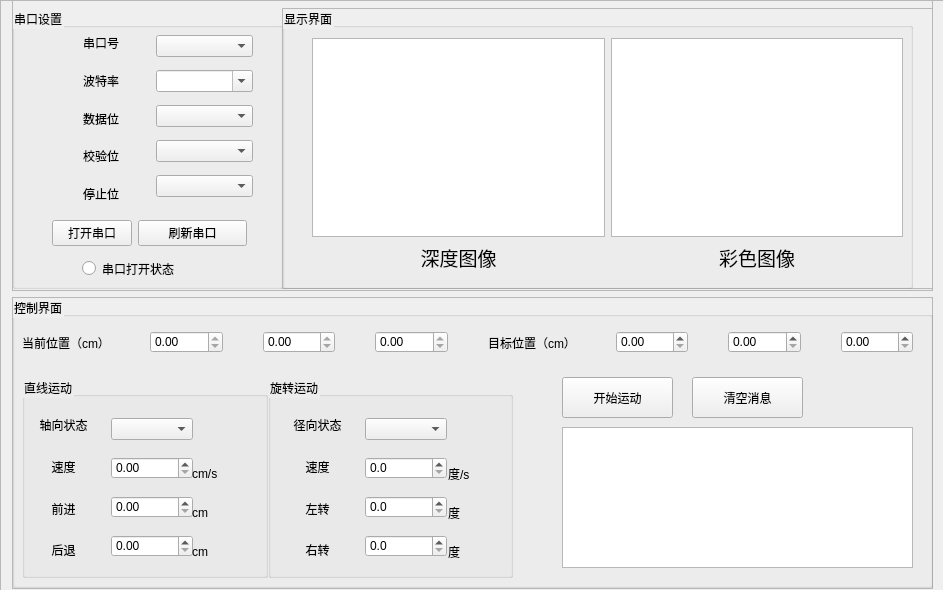
<?xml version="1.0" encoding="UTF-8"?>
<ui version="4.0">
 <class>Widget</class>
 <widget class="QWidget" name="Widget">
  <property name="geometry">
   <rect>
    <x>0</x>
    <y>0</y>
    <width>943</width>
    <height>590</height>
   </rect>
  </property>
  <property name="windowTitle">
   <string>Widget</string>
  </property>
  <property name="styleSheet">
   <string notr="true">QGroupBox::title {
    font-size: 50px;
}</string>
  </property>
  <widget class="QFrame" name="frame">
   <property name="geometry">
    <rect>
     <x>0</x>
     <y>0</y>
     <width>951</width>
     <height>591</height>
    </rect>
   </property>
   <property name="frameShape">
    <enum>QFrame::StyledPanel</enum>
   </property>
   <property name="frameShadow">
    <enum>QFrame::Raised</enum>
   </property>
   <widget class="QWidget" name="layoutWidget">
    <property name="geometry">
     <rect>
      <x>12</x>
      <y>-2</y>
      <width>921</width>
      <height>591</height>
     </rect>
    </property>
    <layout class="QVBoxLayout" name="verticalLayout">
     <item>
      <widget class="QFrame" name="frame_3">
       <property name="sizePolicy">
        <sizepolicy hsizetype="Expanding" vsizetype="Expanding">
         <horstretch>0</horstretch>
         <verstretch>3</verstretch>
        </sizepolicy>
       </property>
       <property name="frameShape">
        <enum>QFrame::StyledPanel</enum>
       </property>
       <property name="frameShadow">
        <enum>QFrame::Raised</enum>
       </property>
       <widget class="QWidget" name="layoutWidget_2">
        <property name="geometry">
         <rect>
          <x>0</x>
          <y>0</y>
          <width>921</width>
          <height>341</height>
         </rect>
        </property>
        <layout class="QHBoxLayout" name="horizontalLayout">
         <item>
          <widget class="QFrame" name="frame_4">
           <property name="sizePolicy">
            <sizepolicy hsizetype="Expanding" vsizetype="Expanding">
             <horstretch>2</horstretch>
             <verstretch>0</verstretch>
            </sizepolicy>
           </property>
           <property name="frameShape">
            <enum>QFrame::StyledPanel</enum>
           </property>
           <property name="frameShadow">
            <enum>QFrame::Raised</enum>
           </property>
           <widget class="QGroupBox" name="groupBox_Serial">
            <property name="geometry">
             <rect>
              <x>0</x>
              <y>10</y>
              <width>271</width>
              <height>281</height>
             </rect>
            </property>
            <property name="sizePolicy">
             <sizepolicy hsizetype="Expanding" vsizetype="Expanding">
              <horstretch>0</horstretch>
              <verstretch>0</verstretch>
             </sizepolicy>
            </property>
            <property name="styleSheet">
             <string notr="true">QGroupBox::title {
    font-size: 50px;
}</string>
            </property>
            <property name="title">
             <string>串口设置</string>
            </property>
            <widget class="QRadioButton" name="radioButton_State">
             <property name="geometry">
              <rect>
               <x>70</x>
               <y>250</y>
               <width>141</width>
               <height>21</height>
              </rect>
             </property>
             <property name="styleSheet">
              <string notr="true">font: 10pt &quot;楷体&quot;;
pressed{background-color: pink;}</string>
             </property>
             <property name="text">
              <string>串口打开状态</string>
             </property>
             <property name="iconSize">
              <size>
               <width>25</width>
               <height>25</height>
              </size>
             </property>
             <property name="checked">
              <bool>false</bool>
             </property>
            </widget>
            <widget class="QWidget" name="layoutWidget_3">
             <property name="geometry">
              <rect>
               <x>40</x>
               <y>20</y>
               <width>201</width>
               <height>181</height>
              </rect>
             </property>
             <layout class="QHBoxLayout" name="horizontalLayout_2">
              <item>
               <layout class="QVBoxLayout" name="verticalLayout_2">
                <property name="spacing">
                 <number>8</number>
                </property>
                <item>
                 <widget class="QLabel" name="label_Serial">
                  <property name="text">
                   <string>串口号</string>
                  </property>
                  <property name="alignment">
                   <set>Qt::AlignCenter</set>
                  </property>
                 </widget>
                </item>
                <item>
                 <widget class="QLabel" name="label_Baud">
                  <property name="text">
                   <string>波特率</string>
                  </property>
                  <property name="textFormat">
                   <enum>Qt::PlainText</enum>
                  </property>
                  <property name="scaledContents">
                   <bool>true</bool>
                  </property>
                  <property name="alignment">
                   <set>Qt::AlignCenter</set>
                  </property>
                 </widget>
                </item>
                <item>
                 <widget class="QLabel" name="label_Data">
                  <property name="sizePolicy">
                   <sizepolicy hsizetype="Preferred" vsizetype="Preferred">
                    <horstretch>0</horstretch>
                    <verstretch>0</verstretch>
                   </sizepolicy>
                  </property>
                  <property name="layoutDirection">
                   <enum>Qt::LeftToRight</enum>
                  </property>
                  <property name="text">
                   <string>数据位</string>
                  </property>
                  <property name="alignment">
                   <set>Qt::AlignCenter</set>
                  </property>
                 </widget>
                </item>
                <item>
                 <widget class="QLabel" name="label_Parity">
                  <property name="sizePolicy">
                   <sizepolicy hsizetype="Preferred" vsizetype="Preferred">
                    <horstretch>1</horstretch>
                    <verstretch>0</verstretch>
                   </sizepolicy>
                  </property>
                  <property name="layoutDirection">
                   <enum>Qt::RightToLeft</enum>
                  </property>
                  <property name="text">
                   <string>校验位</string>
                  </property>
                  <property name="alignment">
                   <set>Qt::AlignCenter</set>
                  </property>
                 </widget>
                </item>
                <item>
                 <widget class="QLabel" name="label_Stop">
                  <property name="sizePolicy">
                   <sizepolicy hsizetype="Preferred" vsizetype="Preferred">
                    <horstretch>1</horstretch>
                    <verstretch>0</verstretch>
                   </sizepolicy>
                  </property>
                  <property name="cursor">
                   <cursorShape>ArrowCursor</cursorShape>
                  </property>
                  <property name="text">
                   <string>停止位</string>
                  </property>
                  <property name="alignment">
                   <set>Qt::AlignCenter</set>
                  </property>
                 </widget>
                </item>
               </layout>
              </item>
              <item>
               <layout class="QVBoxLayout" name="verticalLayout_3">
                <item>
                 <widget class="QComboBox" name="comboBox_Serial"/>
                </item>
                <item>
                 <widget class="QComboBox" name="comboBox_Baud">
                  <property name="sizePolicy">
                   <sizepolicy hsizetype="Minimum" vsizetype="Fixed">
                    <horstretch>0</horstretch>
                    <verstretch>0</verstretch>
                   </sizepolicy>
                  </property>
                  <property name="cursor">
                   <cursorShape>ArrowCursor</cursorShape>
                  </property>
                  <property name="editable">
                   <bool>true</bool>
                  </property>
                  <property name="sizeAdjustPolicy">
                   <enum>QComboBox::AdjustToContentsOnFirstShow</enum>
                  </property>
                  <property name="minimumContentsLength">
                   <number>5</number>
                  </property>
                 </widget>
                </item>
                <item>
                 <widget class="QComboBox" name="comboBox_Data">
                  <property name="sizePolicy">
                   <sizepolicy hsizetype="Preferred" vsizetype="Fixed">
                    <horstretch>0</horstretch>
                    <verstretch>0</verstretch>
                   </sizepolicy>
                  </property>
                  <property name="layoutDirection">
                   <enum>Qt::LeftToRight</enum>
                  </property>
                 </widget>
                </item>
                <item>
                 <widget class="QComboBox" name="comboBox_Parity"/>
                </item>
                <item>
                 <widget class="QComboBox" name="comboBox_Stop"/>
                </item>
               </layout>
              </item>
             </layout>
            </widget>
            <widget class="QWidget" name="layoutWidget">
             <property name="geometry">
              <rect>
               <x>40</x>
               <y>210</y>
               <width>195</width>
               <height>30</height>
              </rect>
             </property>
             <layout class="QHBoxLayout" name="horizontalLayout_8">
              <item>
               <widget class="QPushButton" name="pushButton_OpenorClose">
                <property name="sizePolicy">
                 <sizepolicy hsizetype="Preferred" vsizetype="Fixed">
                  <horstretch>0</horstretch>
                  <verstretch>0</verstretch>
                 </sizepolicy>
                </property>
                <property name="styleSheet">
                 <string notr="true">font: 700 9pt &quot;Microsoft YaHei UI&quot;;</string>
                </property>
                <property name="text">
                 <string>打开串口</string>
                </property>
               </widget>
              </item>
              <item>
               <widget class="QPushButton" name="pushButton_Refresh">
                <property name="sizePolicy">
                 <sizepolicy hsizetype="Expanding" vsizetype="Fixed">
                  <horstretch>0</horstretch>
                  <verstretch>0</verstretch>
                 </sizepolicy>
                </property>
                <property name="styleSheet">
                 <string notr="true">font: 700 9pt &quot;Microsoft YaHei UI&quot;;</string>
                </property>
                <property name="text">
                 <string>刷新串口</string>
                </property>
               </widget>
              </item>
             </layout>
            </widget>
           </widget>
           <widget class="QFrame" name="frame_5">
            <property name="geometry">
             <rect>
              <x>270</x>
              <y>10</y>
              <width>671</width>
              <height>281</height>
             </rect>
            </property>
            <property name="sizePolicy">
             <sizepolicy hsizetype="Expanding" vsizetype="Expanding">
              <horstretch>6</horstretch>
              <verstretch>0</verstretch>
             </sizepolicy>
            </property>
            <property name="frameShape">
             <enum>QFrame::StyledPanel</enum>
            </property>
            <property name="frameShadow">
             <enum>QFrame::Raised</enum>
            </property>
            <widget class="QGroupBox" name="groupBox_2">
             <property name="geometry">
              <rect>
               <x>0</x>
               <y>0</y>
               <width>631</width>
               <height>281</height>
              </rect>
             </property>
             <property name="title">
              <string>显示界面</string>
             </property>
             <widget class="QWidget" name="layoutWidget">
              <property name="geometry">
               <rect>
                <x>30</x>
                <y>30</y>
                <width>591</width>
                <height>234</height>
               </rect>
              </property>
              <layout class="QVBoxLayout" name="verticalLayout_4">
               <item>
                <layout class="QHBoxLayout" name="horizontalLayout_4">
                 <item>
                  <widget class="QGraphicsView" name="graphicsView"/>
                 </item>
                 <item>
                  <widget class="QGraphicsView" name="graphicsView_2"/>
                 </item>
                </layout>
               </item>
               <item>
                <layout class="QHBoxLayout" name="horizontalLayout_5">
                 <item>
                  <widget class="QLabel" name="label_2">
                   <property name="text">
                    <string>&lt;html&gt;&lt;head/&gt;&lt;body&gt;&lt;p align=&quot;center&quot;&gt;&lt;span style=&quot; font-size:14pt;&quot;&gt;深度图像&lt;/span&gt;&lt;/p&gt;&lt;/body&gt;&lt;/html&gt;</string>
                   </property>
                  </widget>
                 </item>
                 <item>
                  <widget class="QLabel" name="label_3">
                   <property name="text">
                    <string>&lt;html&gt;&lt;head/&gt;&lt;body&gt;&lt;p align=&quot;center&quot;&gt;&lt;span style=&quot; font-size:14pt;&quot;&gt;彩色图像&lt;/span&gt;&lt;/p&gt;&lt;/body&gt;&lt;/html&gt;</string>
                   </property>
                  </widget>
                 </item>
                </layout>
               </item>
              </layout>
             </widget>
            </widget>
           </widget>
          </widget>
         </item>
        </layout>
       </widget>
      </widget>
     </item>
     <item>
      <widget class="QFrame" name="frame_2">
       <property name="sizePolicy">
        <sizepolicy hsizetype="Expanding" vsizetype="Expanding">
         <horstretch>0</horstretch>
         <verstretch>3</verstretch>
        </sizepolicy>
       </property>
       <property name="frameShape">
        <enum>QFrame::StyledPanel</enum>
       </property>
       <property name="frameShadow">
        <enum>QFrame::Raised</enum>
       </property>
       <widget class="QGroupBox" name="groupBox">
        <property name="geometry">
         <rect>
          <x>0</x>
          <y>0</y>
          <width>921</width>
          <height>291</height>
         </rect>
        </property>
        <property name="title">
         <string>控制界面</string>
        </property>
        <widget class="QWidget" name="layoutWidget_9">
         <property name="geometry">
          <rect>
           <x>10</x>
           <y>80</y>
           <width>491</width>
           <height>201</height>
          </rect>
         </property>
         <layout class="QHBoxLayout" name="horizontalLayout_9">
          <property name="spacing">
           <number>0</number>
          </property>
          <item>
           <widget class="QGroupBox" name="groupBox_axial_2">
            <property name="sizePolicy">
             <sizepolicy hsizetype="Expanding" vsizetype="Expanding">
              <horstretch>1</horstretch>
              <verstretch>0</verstretch>
             </sizepolicy>
            </property>
            <property name="styleSheet">
             <string notr="true">font: 9pt &quot;Microsoft YaHei UI&quot;;</string>
            </property>
            <property name="title">
             <string>直线运动</string>
            </property>
            <widget class="QWidget" name="layoutWidget_10">
             <property name="geometry">
              <rect>
               <x>0</x>
               <y>30</y>
               <width>171</width>
               <height>161</height>
              </rect>
             </property>
             <layout class="QHBoxLayout" name="horizontalLayout_10">
              <item>
               <layout class="QVBoxLayout" name="verticalLayout_10">
                <item>
                 <widget class="QLabel" name="label_axial_2">
                  <property name="text">
                   <string>轴向状态</string>
                  </property>
                  <property name="alignment">
                   <set>Qt::AlignCenter</set>
                  </property>
                 </widget>
                </item>
                <item>
                 <widget class="QLabel" name="label_14">
                  <property name="text">
                   <string>速度</string>
                  </property>
                  <property name="alignment">
                   <set>Qt::AlignCenter</set>
                  </property>
                 </widget>
                </item>
                <item>
                 <widget class="QLabel" name="label_15">
                  <property name="text">
                   <string>前进</string>
                  </property>
                  <property name="alignment">
                   <set>Qt::AlignCenter</set>
                  </property>
                 </widget>
                </item>
                <item>
                 <widget class="QLabel" name="label_16">
                  <property name="text">
                   <string>后退</string>
                  </property>
                  <property name="alignment">
                   <set>Qt::AlignCenter</set>
                  </property>
                 </widget>
                </item>
               </layout>
              </item>
              <item>
               <layout class="QVBoxLayout" name="verticalLayout_11">
                <item>
                 <widget class="QComboBox" name="comboBox_State_axial"/>
                </item>
                <item>
                 <widget class="QDoubleSpinBox" name="doubleSpinBox_Axialspeed">
                  <property name="decimals">
                   <number>2</number>
                  </property>
                  <property name="singleStep">
                   <double>0.100000000000000</double>
                  </property>
                 </widget>
                </item>
                <item>
                 <widget class="QDoubleSpinBox" name="doubleSpinBox_Forward">
                  <property name="decimals">
                   <number>2</number>
                  </property>
                  <property name="singleStep">
                   <double>0.100000000000000</double>
                  </property>
                 </widget>
                </item>
                <item>
                 <widget class="QDoubleSpinBox" name="doubleSpinBox_Backward">
                  <property name="singleStep">
                   <double>0.100000000000000</double>
                  </property>
                 </widget>
                </item>
               </layout>
              </item>
             </layout>
            </widget>
            <widget class="QWidget" name="layoutWidget_11">
             <property name="geometry">
              <rect>
               <x>170</x>
               <y>80</y>
               <width>37</width>
               <height>111</height>
              </rect>
             </property>
             <layout class="QVBoxLayout" name="verticalLayout_12">
              <item>
               <widget class="QLabel" name="label_17">
                <property name="text">
                 <string>cm/s</string>
                </property>
               </widget>
              </item>
              <item>
               <widget class="QLabel" name="label_18">
                <property name="text">
                 <string>cm</string>
                </property>
               </widget>
              </item>
              <item>
               <widget class="QLabel" name="label_19">
                <property name="text">
                 <string>cm</string>
                </property>
               </widget>
              </item>
             </layout>
            </widget>
           </widget>
          </item>
          <item>
           <widget class="QGroupBox" name="groupBox_Radial_2">
            <property name="sizePolicy">
             <sizepolicy hsizetype="Expanding" vsizetype="Expanding">
              <horstretch>1</horstretch>
              <verstretch>0</verstretch>
             </sizepolicy>
            </property>
            <property name="title">
             <string>旋转运动</string>
            </property>
            <widget class="QWidget" name="layoutWidget_12">
             <property name="geometry">
              <rect>
               <x>8</x>
               <y>30</y>
               <width>171</width>
               <height>161</height>
              </rect>
             </property>
             <layout class="QHBoxLayout" name="horizontalLayout_11">
              <item>
               <layout class="QVBoxLayout" name="verticalLayout_13">
                <item>
                 <widget class="QLabel" name="label_Radial">
                  <property name="text">
                   <string>径向状态</string>
                  </property>
                  <property name="alignment">
                   <set>Qt::AlignCenter</set>
                  </property>
                 </widget>
                </item>
                <item>
                 <widget class="QLabel" name="label_20">
                  <property name="text">
                   <string>速度</string>
                  </property>
                  <property name="alignment">
                   <set>Qt::AlignCenter</set>
                  </property>
                 </widget>
                </item>
                <item>
                 <widget class="QLabel" name="label_21">
                  <property name="text">
                   <string>左转</string>
                  </property>
                  <property name="alignment">
                   <set>Qt::AlignCenter</set>
                  </property>
                 </widget>
                </item>
                <item>
                 <widget class="QLabel" name="label_22">
                  <property name="text">
                   <string>右转</string>
                  </property>
                  <property name="alignment">
                   <set>Qt::AlignCenter</set>
                  </property>
                 </widget>
                </item>
               </layout>
              </item>
              <item>
               <layout class="QVBoxLayout" name="verticalLayout_14">
                <item>
                 <widget class="QComboBox" name="comboBox_State_Radial"/>
                </item>
                <item>
                 <widget class="QDoubleSpinBox" name="doubleSpinBox_Radialspeed">
                  <property name="decimals">
                   <number>1</number>
                  </property>
                  <property name="singleStep">
                   <double>0.100000000000000</double>
                  </property>
                 </widget>
                </item>
                <item>
                 <widget class="QDoubleSpinBox" name="doubleSpinBox_leftturn">
                  <property name="alignment">
                   <set>Qt::AlignLeading|Qt::AlignLeft|Qt::AlignVCenter</set>
                  </property>
                  <property name="decimals">
                   <number>1</number>
                  </property>
                  <property name="singleStep">
                   <double>0.100000000000000</double>
                  </property>
                 </widget>
                </item>
                <item>
                 <widget class="QDoubleSpinBox" name="doubleSpinBox_rightturn">
                  <property name="decimals">
                   <number>1</number>
                  </property>
                  <property name="singleStep">
                   <double>0.100000000000000</double>
                  </property>
                 </widget>
                </item>
               </layout>
              </item>
             </layout>
            </widget>
            <widget class="QWidget" name="layoutWidget_13">
             <property name="geometry">
              <rect>
               <x>180</x>
               <y>80</y>
               <width>30</width>
               <height>111</height>
              </rect>
             </property>
             <layout class="QVBoxLayout" name="verticalLayout_15">
              <item>
               <widget class="QLabel" name="label_23">
                <property name="text">
                 <string>度/s</string>
                </property>
               </widget>
              </item>
              <item>
               <widget class="QLabel" name="label_24">
                <property name="text">
                 <string>度</string>
                </property>
               </widget>
              </item>
              <item>
               <widget class="QLabel" name="label_25">
                <property name="text">
                 <string>度</string>
                </property>
               </widget>
              </item>
             </layout>
            </widget>
           </widget>
          </item>
         </layout>
        </widget>
        <widget class="QPushButton" name="pushButton_Clear">
         <property name="geometry">
          <rect>
           <x>680</x>
           <y>80</y>
           <width>111</width>
           <height>41</height>
          </rect>
         </property>
         <property name="styleSheet">
          <string notr="true">font: 11pt &quot;Microsoft YaHei UI&quot;;
font: 700 10pt &quot;Microsoft YaHei UI&quot;;</string>
         </property>
         <property name="text">
          <string>清空消息</string>
         </property>
        </widget>
        <widget class="QPushButton" name="pushButton_Move">
         <property name="geometry">
          <rect>
           <x>550</x>
           <y>80</y>
           <width>111</width>
           <height>41</height>
          </rect>
         </property>
         <property name="layoutDirection">
          <enum>Qt::LeftToRight</enum>
         </property>
         <property name="styleSheet">
          <string notr="true">font: 11pt &quot;Microsoft YaHei UI&quot;;
font: 700 10pt &quot;Microsoft YaHei UI&quot;;


</string>
         </property>
         <property name="text">
          <string>开始运动</string>
         </property>
        </widget>
        <widget class="QTextEdit" name="textReceive">
         <property name="geometry">
          <rect>
           <x>550</x>
           <y>130</y>
           <width>351</width>
           <height>141</height>
          </rect>
         </property>
        </widget>
        <widget class="QWidget" name="layoutWidget">
         <property name="geometry">
          <rect>
           <x>10</x>
           <y>20</y>
           <width>891</width>
           <height>51</height>
          </rect>
         </property>
         <layout class="QHBoxLayout" name="horizontalLayout_3">
          <property name="spacing">
           <number>40</number>
          </property>
          <item>
           <layout class="QHBoxLayout" name="horizontalLayout_6">
            <item>
             <widget class="QLabel" name="label">
              <property name="styleSheet">
               <string notr="true">font: 10pt &quot;Microsoft YaHei UI&quot;;</string>
              </property>
              <property name="text">
               <string>当前位置（cm）</string>
              </property>
             </widget>
            </item>
            <item>
             <widget class="QDoubleSpinBox" name="doubleSpinBox_POSNOWX">
              <property name="readOnly">
               <bool>true</bool>
              </property>
              <property name="minimum">
               <double>-5.000000000000000</double>
              </property>
              <property name="maximum">
               <double>5.000000000000000</double>
              </property>
              <property name="singleStep">
               <double>0.100000000000000</double>
              </property>
             </widget>
            </item>
            <item>
             <widget class="QDoubleSpinBox" name="doubleSpinBox_POSNOWY">
              <property name="readOnly">
               <bool>true</bool>
              </property>
              <property name="minimum">
               <double>-5.000000000000000</double>
              </property>
              <property name="maximum">
               <double>5.000000000000000</double>
              </property>
             </widget>
            </item>
            <item>
             <widget class="QDoubleSpinBox" name="doubleSpinBox_POSNOWZ">
              <property name="readOnly">
               <bool>true</bool>
              </property>
              <property name="singleStep">
               <double>0.100000000000000</double>
              </property>
             </widget>
            </item>
           </layout>
          </item>
          <item>
           <layout class="QHBoxLayout" name="horizontalLayout_7">
            <item>
             <widget class="QLabel" name="label_13">
              <property name="styleSheet">
               <string notr="true">font: 10pt &quot;Microsoft YaHei UI&quot;;</string>
              </property>
              <property name="text">
               <string>目标位置（cm）</string>
              </property>
             </widget>
            </item>
            <item>
             <widget class="QDoubleSpinBox" name="doubleSpinBox_POSOBJX"/>
            </item>
            <item>
             <widget class="QDoubleSpinBox" name="doubleSpinBox_POSOBJY">
              <property name="singleStep">
               <double>0.100000000000000</double>
              </property>
             </widget>
            </item>
            <item>
             <widget class="QDoubleSpinBox" name="doubleSpinBox_POSOBJZ">
              <property name="singleStep">
               <double>0.100000000000000</double>
              </property>
             </widget>
            </item>
           </layout>
          </item>
         </layout>
        </widget>
       </widget>
      </widget>
     </item>
    </layout>
   </widget>
  </widget>
 </widget>
 <resources/>
 <connections/>
</ui>
